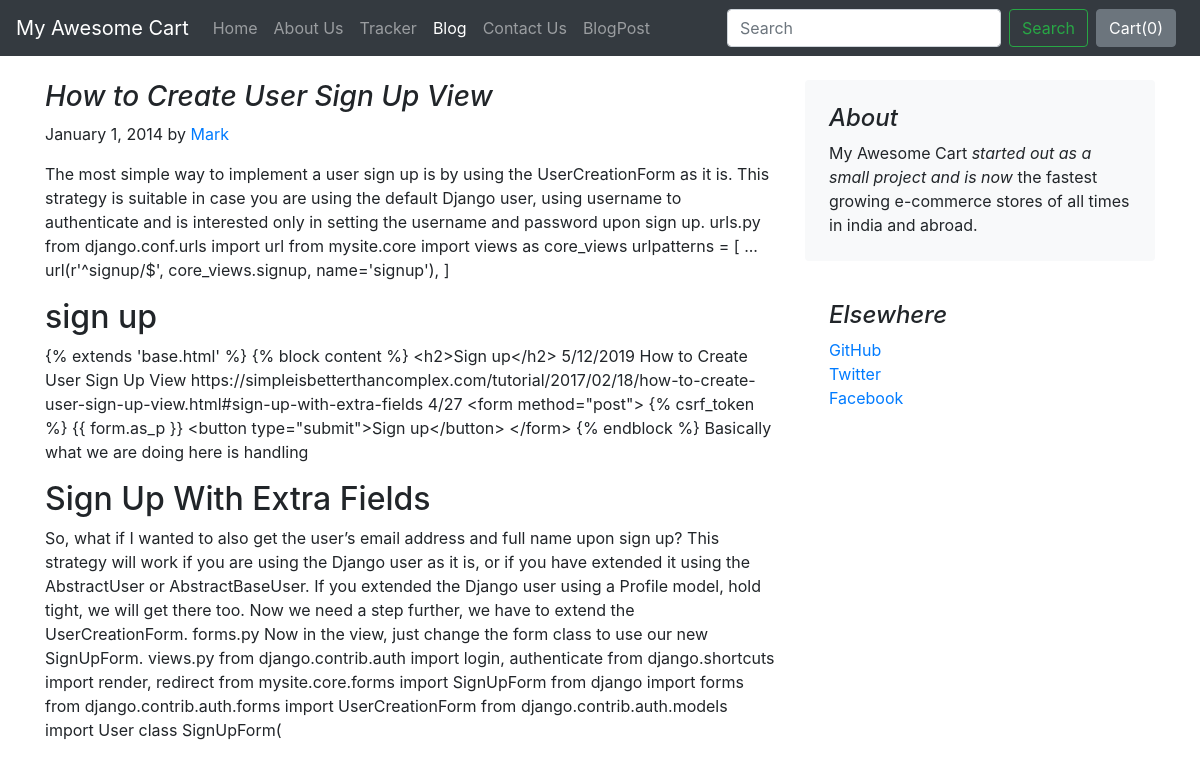
Page /blog/blogpost/1/ on the committed database.
### blog/models.py (models this page shows, shortened)
class Blogpost(models.Model):
    post_id = models.AutoField(primary_key=True)
    title = models.CharField(max_length=50)
    head0 = models.CharField(max_length=500, default="")
    chead0 = models.CharField(max_length=5000, default="")
    head1 = models.CharField(max_length=500, default="")
    chead1 = models.CharField(max_length=5000, default="")
    head2 = models.CharField(max_length=500, default="")
    chead2 = models.CharField(max_length=5000, default="")
    pub_date = models.DateField()
    thumbnail = models.ImageField(upload_to='shop/images', default="")

### blog/views.py (the view)
# urls.py: url('blogpost/(?P<id>\d+)/',views.blogpost , name= 'blogpost'),
def blogpost(request , id):
    post=Blogpost.objects.filter(post_id=id)[0]
    return render(request , 'blog/blogpost.html',{'post':post})

### blog/templates/blog/blogpost.html (shortened to what this page needs)
{% extends 'blog/basic.html' %}
{% block body %}
<div class="container">
    <div class="row mt-4">
        <div class="col-md-8 blog-main">
            <h3 class="font-italic">
                {{post.title}}
            </h3>
            <div class="blog-post">
                <p class="blog-post-meta">January 1, 2014 by <a href="#">Mark</a></p>
                <p>{{post.chead0}}</p>
                <h2>{{post.head1}}</h2>
                <p>{{post.chead1}}</p>
                <h2>{{post.head2}}</h2>
                <p>{{post.chead2}}</p>
            </div>
        </div>
        <aside class="col-md-4 blog-sidebar">
            <div class="p-4 mb-3 bg-light rounded">
                <h4 class="font-italic">About</h4>
                <p class="mb-0">My Awesome Cart <em>started out as a small project and is now</em> the fastest growing e-commerce stores of all times in india and abroad.</p>
            </div>
            <div class="p-4">
                <h4 class="font-italic">Elsewhere</h4>
                <ol class="list-unstyled">
                    <li><a href="#">GitHub</a></li>
                    <li><a href="#">Twitter</a></li>
                    <li><a href="#">Facebook</a></li>
                </ol>
            </div>
        </aside>
    </div>
</div>
{% endblock %}

### blog/templates/blog/basic.html (shortened to what this page needs)
<!doctype html>
<html lang="en">
  <head>
    <link rel="stylesheet" href="https://stackpath.bootstrapcdn.com/bootstrap/4.2.1/css/bootstrap.min.css">
  </head>
  <body>
    <nav class="navbar navbar-expand-lg navbar-dark bg-dark">
  <a class="navbar-brand" href="/shop">My Awesome Cart</a>
  <div class="collapse navbar-collapse" id="navbarSupportedContent">
    <ul class="navbar-nav mr-auto">
      <li class="nav-item">
        <a class="nav-link" href="/shop/index">Home <span class="sr-only">(current)</span></a>
      </li>
      <li class="nav-item">
        <a class="nav-link" href="/shop/about">About Us</a>
      </li>
      <li class="nav-item">
        <a class="nav-link" href="/shop/tracker">Tracker</a>
      </li>
      <li class="nav-item active">
        <a class="nav-link" href="/blog">Blog</a>
      </li>
       <li class="nav-item">
        <a class="nav-link" href="/shop/contact">Contact Us</a>
      </li>
       <li class="nav-item">
        <a class="nav-link" href="/blog/blogpost">BlogPost</a>
      </li>
    </ul>
    <form class="form-inline my-2 my-lg-0">
      <input class="form-control mr-sm-2" type="search" placeholder="Search" aria-label="Search">
      <button class="btn btn-outline-success my-2 my-sm-0" type="submit">Search</button>
    </form>
    <button type="button" class="btn btn-secondary mx-2" id="popcart" data-container="body" data-toggle="popover" data-placement="bottom" data-html="true" data-content="Vivamus
sagittis lacus vel augue laoreet rutrum faucibus.">
  Cart(<span id="cart">0</span>)
</button>
  </div>
</nav>
  {% block body %} {% endblock %}
  </body>
</html>

### rows in the picture
Blogpost: title "How to Create User Sign Up View", chead0 "The most simple way to implement a user sign up is by using the UserCreationForm as it is. This strategy is suitable in case you are using the default Django user, using username to authenticate and is interested only in setting the username and password upon sign up. urls.py from django.conf.urls import url from mysite.core import views as core_views urlpatterns = [ ... url(r'^signup/$', core_views.signup, name='signup'), ]", head1 "sign up", chead1 "{% extends 'base.html' %} {% block content %} <h2>Sign up</h2> 5/12/2019 How to Create User Sign Up View https://simpleisbetterthancomplex.com/tutorial/2017/02/18/how-to-create-user-sign-up-view.html#sign-up-with-extra-fields 4/27 <form method=\"post\"> {% csrf_token %} {{ form.as_p }} <button type=\"submit\">Sign up</button> </form> {% endblock %} Basically what we are doing here is handling", head2 "Sign Up With Extra Fields", chead2 "So, what if I wanted to also get the user’s email address and full name upon sign up? This strategy will work if you are using the Django user as it is, or if you have extended it using the AbstractUser or AbstractBaseUser. If you extended the Django user using a Profile model, hold tight, we will get there too. Now we need a step further, we have to extend the UserCreationForm. forms.py Now in the view, just change the form class to use our new SignUpForm. views.py from django.contrib.auth import login, authenticate from django.shortcuts import render, redirect from mysite.core.forms import SignUpForm from django import forms from django.contrib.auth.forms import UserCreationForm from…"
